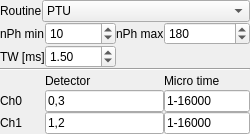
<?xml version="1.0" encoding="UTF-8"?>
<ui version="4.0">
 <class>Form</class>
 <widget class="QWidget" name="Form">
  <property name="geometry">
   <rect>
    <x>0</x>
    <y>0</y>
    <width>250</width>
    <height>134</height>
   </rect>
  </property>
  <property name="sizePolicy">
   <sizepolicy hsizetype="Expanding" vsizetype="Preferred">
    <horstretch>0</horstretch>
    <verstretch>0</verstretch>
   </sizepolicy>
  </property>
  <property name="windowTitle">
   <string>Form</string>
  </property>
  <layout class="QGridLayout" name="gridLayout">
   <property name="leftMargin">
    <number>0</number>
   </property>
   <property name="topMargin">
    <number>0</number>
   </property>
   <property name="rightMargin">
    <number>0</number>
   </property>
   <property name="bottomMargin">
    <number>0</number>
   </property>
   <property name="spacing">
    <number>0</number>
   </property>
   <item row="4" column="1" colspan="2">
    <widget class="QLabel" name="label_4">
     <property name="sizePolicy">
      <sizepolicy hsizetype="MinimumExpanding" vsizetype="Preferred">
       <horstretch>0</horstretch>
       <verstretch>0</verstretch>
      </sizepolicy>
     </property>
     <property name="text">
      <string>Detector</string>
     </property>
    </widget>
   </item>
   <item row="5" column="0">
    <widget class="QLabel" name="label_5">
     <property name="sizePolicy">
      <sizepolicy hsizetype="Minimum" vsizetype="Preferred">
       <horstretch>0</horstretch>
       <verstretch>0</verstretch>
      </sizepolicy>
     </property>
     <property name="text">
      <string>Ch0</string>
     </property>
    </widget>
   </item>
   <item row="6" column="1" colspan="2">
    <widget class="QLineEdit" name="lineEdit_4">
     <property name="sizePolicy">
      <sizepolicy hsizetype="MinimumExpanding" vsizetype="Fixed">
       <horstretch>0</horstretch>
       <verstretch>0</verstretch>
      </sizepolicy>
     </property>
     <property name="text">
      <string>1,2</string>
     </property>
    </widget>
   </item>
   <item row="1" column="2">
    <widget class="QLabel" name="label_7">
     <property name="sizePolicy">
      <sizepolicy hsizetype="MinimumExpanding" vsizetype="Preferred">
       <horstretch>0</horstretch>
       <verstretch>0</verstretch>
      </sizepolicy>
     </property>
     <property name="text">
      <string>nPh max</string>
     </property>
    </widget>
   </item>
   <item row="6" column="3">
    <widget class="QLineEdit" name="lineEdit_3">
     <property name="sizePolicy">
      <sizepolicy hsizetype="Preferred" vsizetype="Fixed">
       <horstretch>0</horstretch>
       <verstretch>0</verstretch>
      </sizepolicy>
     </property>
     <property name="text">
      <string>1-16000</string>
     </property>
    </widget>
   </item>
   <item row="1" column="3">
    <widget class="QSpinBox" name="spinBox_2">
     <property name="sizePolicy">
      <sizepolicy hsizetype="Expanding" vsizetype="Fixed">
       <horstretch>0</horstretch>
       <verstretch>0</verstretch>
      </sizepolicy>
     </property>
     <property name="minimum">
      <number>1</number>
     </property>
     <property name="maximum">
      <number>9999</number>
     </property>
     <property name="value">
      <number>180</number>
     </property>
    </widget>
   </item>
   <item row="6" column="0">
    <widget class="QLabel" name="label_6">
     <property name="text">
      <string>Ch1</string>
     </property>
    </widget>
   </item>
   <item row="3" column="0" colspan="4">
    <widget class="Line" name="line">
     <property name="orientation">
      <enum>Qt::Horizontal</enum>
     </property>
    </widget>
   </item>
   <item row="5" column="3">
    <widget class="QLineEdit" name="lineEdit_2">
     <property name="sizePolicy">
      <sizepolicy hsizetype="Expanding" vsizetype="Fixed">
       <horstretch>0</horstretch>
       <verstretch>0</verstretch>
      </sizepolicy>
     </property>
     <property name="text">
      <string>1-16000</string>
     </property>
    </widget>
   </item>
   <item row="0" column="0" colspan="4">
    <layout class="QHBoxLayout" name="horizontalLayout">
     <property name="spacing">
      <number>0</number>
     </property>
     <item>
      <widget class="QLabel" name="label_3">
       <property name="text">
        <string>Routine</string>
       </property>
      </widget>
     </item>
     <item>
      <widget class="QComboBox" name="comboBox">
       <property name="sizePolicy">
        <sizepolicy hsizetype="MinimumExpanding" vsizetype="Fixed">
         <horstretch>0</horstretch>
         <verstretch>0</verstretch>
        </sizepolicy>
       </property>
       <item>
        <property name="text">
         <string>PTU</string>
        </property>
       </item>
       <item>
        <property name="text">
         <string>HT3</string>
        </property>
       </item>
       <item>
        <property name="text">
         <string>SPC-130</string>
        </property>
       </item>
       <item>
        <property name="text">
         <string>SPC-600_256</string>
        </property>
       </item>
      </widget>
     </item>
    </layout>
   </item>
   <item row="1" column="1">
    <widget class="QSpinBox" name="spinBox">
     <property name="sizePolicy">
      <sizepolicy hsizetype="MinimumExpanding" vsizetype="Fixed">
       <horstretch>0</horstretch>
       <verstretch>0</verstretch>
      </sizepolicy>
     </property>
     <property name="minimum">
      <number>1</number>
     </property>
     <property name="maximum">
      <number>9999</number>
     </property>
     <property name="value">
      <number>10</number>
     </property>
    </widget>
   </item>
   <item row="5" column="1" colspan="2">
    <widget class="QLineEdit" name="lineEdit">
     <property name="sizePolicy">
      <sizepolicy hsizetype="MinimumExpanding" vsizetype="Fixed">
       <horstretch>0</horstretch>
       <verstretch>0</verstretch>
      </sizepolicy>
     </property>
     <property name="text">
      <string>0,3</string>
     </property>
    </widget>
   </item>
   <item row="4" column="3">
    <widget class="QLabel" name="label">
     <property name="sizePolicy">
      <sizepolicy hsizetype="MinimumExpanding" vsizetype="Preferred">
       <horstretch>0</horstretch>
       <verstretch>0</verstretch>
      </sizepolicy>
     </property>
     <property name="text">
      <string>Micro time</string>
     </property>
    </widget>
   </item>
   <item row="1" column="0">
    <widget class="QLabel" name="label_2">
     <property name="sizePolicy">
      <sizepolicy hsizetype="MinimumExpanding" vsizetype="Preferred">
       <horstretch>0</horstretch>
       <verstretch>0</verstretch>
      </sizepolicy>
     </property>
     <property name="text">
      <string>nPh min</string>
     </property>
    </widget>
   </item>
   <item row="2" column="0">
    <widget class="QLabel" name="label_8">
     <property name="text">
      <string>TW [ms]</string>
     </property>
    </widget>
   </item>
   <item row="2" column="1">
    <widget class="QDoubleSpinBox" name="doubleSpinBox">
     <property name="sizePolicy">
      <sizepolicy hsizetype="Preferred" vsizetype="Fixed">
       <horstretch>0</horstretch>
       <verstretch>0</verstretch>
      </sizepolicy>
     </property>
     <property name="minimum">
      <double>0.010000000000000</double>
     </property>
     <property name="maximum">
      <double>9999.000000000000000</double>
     </property>
     <property name="value">
      <double>1.500000000000000</double>
     </property>
    </widget>
   </item>
  </layout>
  <action name="actionParametersChanged">
   <property name="text">
    <string>onParametersChanged</string>
   </property>
  </action>
 </widget>
 <resources/>
 <connections>
  <connection>
   <sender>lineEdit</sender>
   <signal>editingFinished()</signal>
   <receiver>actionParametersChanged</receiver>
   <slot>trigger()</slot>
   <hints>
    <hint type="sourcelabel">
     <x>147</x>
     <y>52</y>
    </hint>
    <hint type="destinationlabel">
     <x>-1</x>
     <y>-1</y>
    </hint>
   </hints>
  </connection>
  <connection>
   <sender>comboBox</sender>
   <signal>currentTextChanged(QString)</signal>
   <receiver>actionParametersChanged</receiver>
   <slot>trigger()</slot>
   <hints>
    <hint type="sourcelabel">
     <x>144</x>
     <y>11</y>
    </hint>
    <hint type="destinationlabel">
     <x>-1</x>
     <y>-1</y>
    </hint>
   </hints>
  </connection>
  <connection>
   <sender>lineEdit_2</sender>
   <signal>editingFinished()</signal>
   <receiver>actionParametersChanged</receiver>
   <slot>trigger()</slot>
   <hints>
    <hint type="sourcelabel">
     <x>234</x>
     <y>54</y>
    </hint>
    <hint type="destinationlabel">
     <x>-1</x>
     <y>-1</y>
    </hint>
   </hints>
  </connection>
  <connection>
   <sender>lineEdit_3</sender>
   <signal>editingFinished()</signal>
   <receiver>actionParametersChanged</receiver>
   <slot>trigger()</slot>
   <hints>
    <hint type="sourcelabel">
     <x>234</x>
     <y>75</y>
    </hint>
    <hint type="destinationlabel">
     <x>-1</x>
     <y>-1</y>
    </hint>
   </hints>
  </connection>
  <connection>
   <sender>lineEdit_4</sender>
   <signal>editingFinished()</signal>
   <receiver>actionParametersChanged</receiver>
   <slot>trigger()</slot>
   <hints>
    <hint type="sourcelabel">
     <x>109</x>
     <y>75</y>
    </hint>
    <hint type="destinationlabel">
     <x>-1</x>
     <y>-1</y>
    </hint>
   </hints>
  </connection>
  <connection>
   <sender>spinBox</sender>
   <signal>valueChanged(int)</signal>
   <receiver>actionParametersChanged</receiver>
   <slot>trigger()</slot>
   <hints>
    <hint type="sourcelabel">
     <x>87</x>
     <y>42</y>
    </hint>
    <hint type="destinationlabel">
     <x>-1</x>
     <y>-1</y>
    </hint>
   </hints>
  </connection>
  <connection>
   <sender>spinBox_2</sender>
   <signal>valueChanged(int)</signal>
   <receiver>actionParametersChanged</receiver>
   <slot>trigger()</slot>
   <hints>
    <hint type="sourcelabel">
     <x>213</x>
     <y>42</y>
    </hint>
    <hint type="destinationlabel">
     <x>-1</x>
     <y>-1</y>
    </hint>
   </hints>
  </connection>
  <connection>
   <sender>doubleSpinBox</sender>
   <signal>valueChanged(double)</signal>
   <receiver>actionParametersChanged</receiver>
   <slot>trigger()</slot>
   <hints>
    <hint type="sourcelabel">
     <x>87</x>
     <y>63</y>
    </hint>
    <hint type="destinationlabel">
     <x>-1</x>
     <y>-1</y>
    </hint>
   </hints>
  </connection>
 </connections>
</ui>
